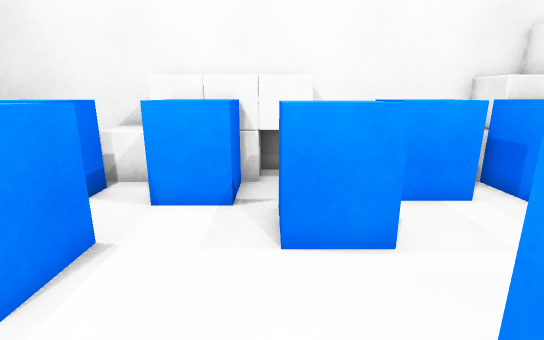
View 1 (above)

16 first-person views from a walk through a scene from a Unity 3-D project. The camera is 1.3 m above the floor, tilts 14° down and sees 85° across. The floor is counted in squares, 0.5 m on a side. Each view is taken from the middle of a square. On the plan, view 1 faces up. The plan holds only what a view shows up to about 19 squares ahead; the rest is blank. The player is left out.

View 2
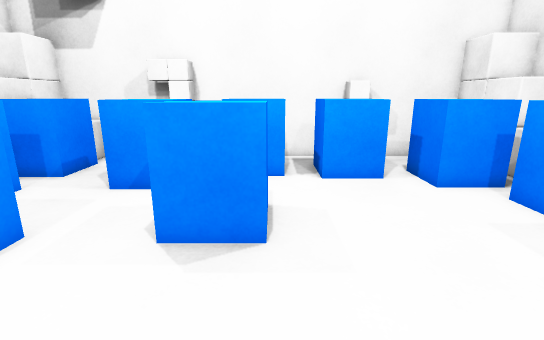

View 3
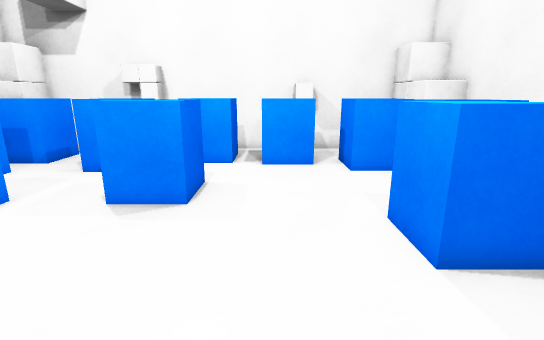

View 4
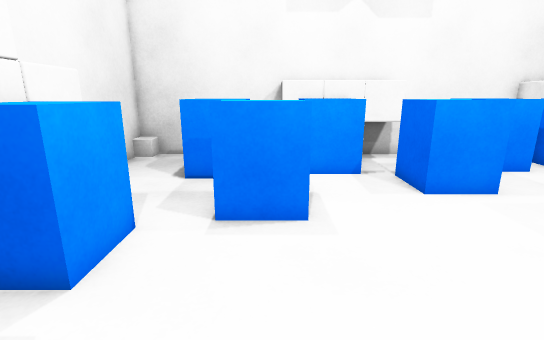

View 5
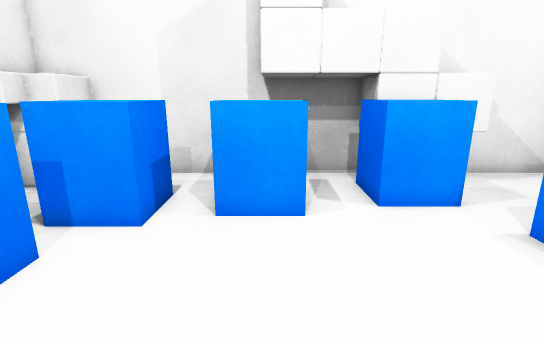

View 6
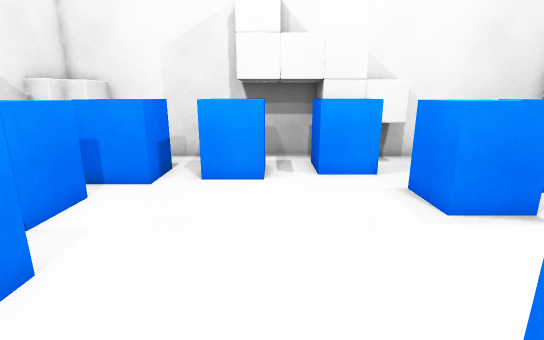

View 7
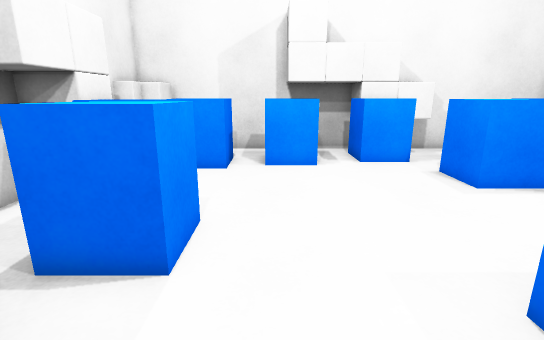

View 8
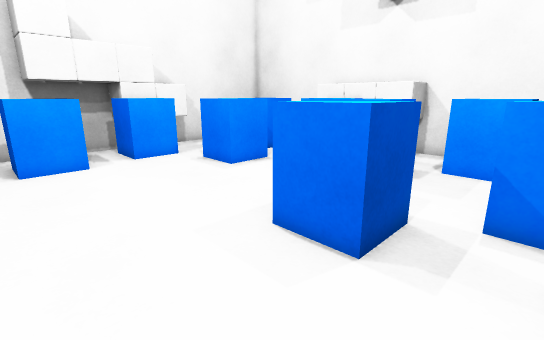

View 9
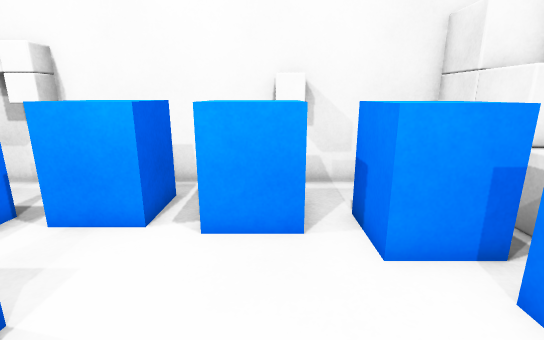

View 10
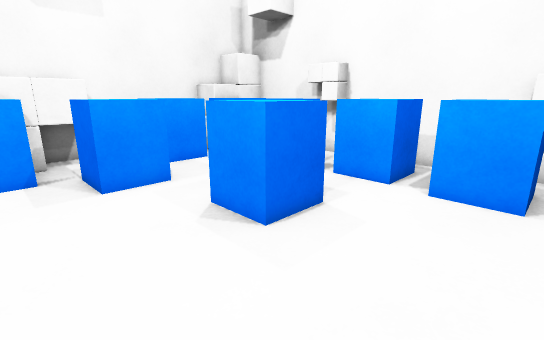

View 11
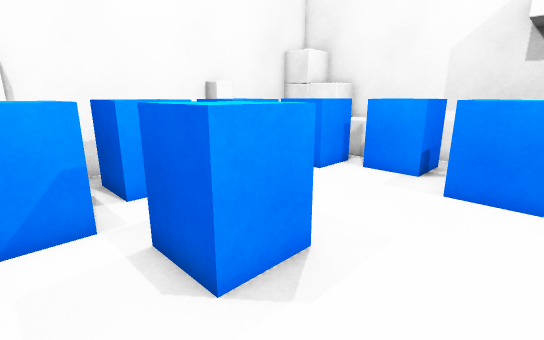

View 12
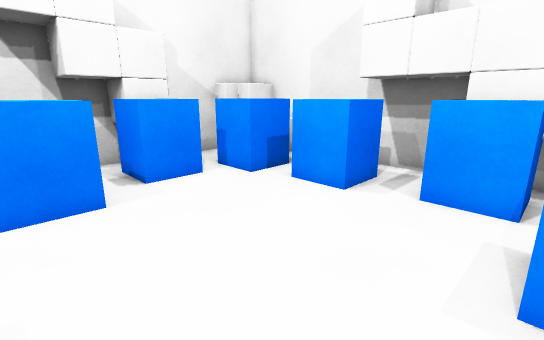

View 13
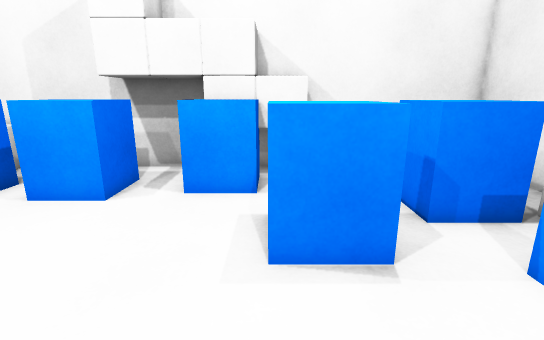

View 14
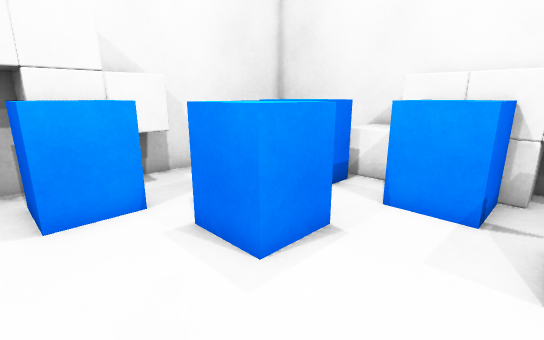

View 15
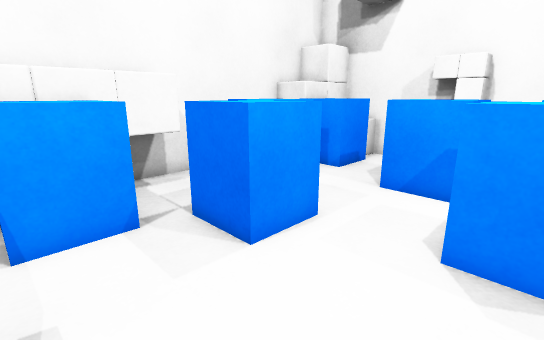

View 16
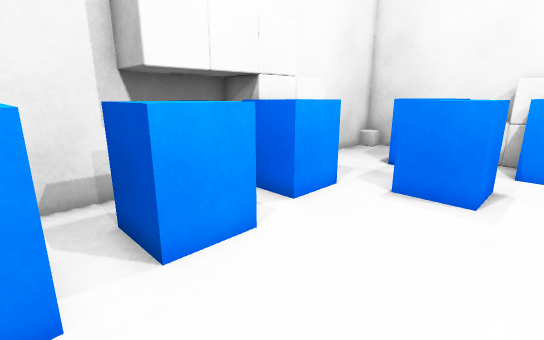

### Floor plan
Points are (right, up) in squares from view 1. A wall is a line through its corners. A room is listed if a view was taken in it or the views show most of it. See-through windows are left out.
Room 1 (views 1, 2, 3, 4, 5, 6, 7, 8, 9, 10, 11, 12, 13, 14, 15, 16)
walls: (-8.4, 4.1) (-8.4, -2.3) (-10, -2.3); (1.2, 10.5) (1.2, 8.9) (-5.2, 8.9); (-4.4, -7.9) (-1.2, -7.9); (-10, 0.1) (-10, -8.5); (5.1, -7.9) (10, -7.9) (10, 3.3) (9.2, 3.3) (9.2, 4.9); (10, 3.8) (10, 8.9) (6.8, 8.9) (6.8, 10.5); (9.2, -3.9) (9.2, -3.1) (10, -3.1); (6.8, -8.5) (6.8, -7.9); (8.4, 10.5) (-10, 10.5) (-10, 2.5); (-10, -7.9) (-8.4, -7.9)
low walls: (10, 7.3) (9, 7.3)
objects: other object (-8, -7) to (-6, -5); other object (-8, -3) to (-6, -1); other object (-8, 1) to (-7, 3); other object (-7, 6) to (-5, 8); other object (-5, 3) to (-3, 5); other object (-4, -7) to (-2, -6); other object (-3, 7) to (-1, 8); other object (-1, -7) to (1, -5); other object (0, 5) to (2, 7); other object (2, -8) to (4, -6); other object (2, 0) to (4, 2); other object (3, 7) to (5, 9); other object (5, -7) to (7, -5); other object (5, 3) to (7, 5); other object (6, -4) to (8, -2); other object (6, 7) to (8, 8); other object (7, 0) to (9, 2)

Where each view was taken, in squares from view 1:
view 1: 0 up, 0 right, facing up
view 2: 0 up, 3 left, facing right
view 3: 2 down, 5 left, facing right
view 4: 3 down, 4 left, facing up
view 5: 2 down, 0 right, facing left
view 6: 1 down, 3 right, facing left
view 7: 3 down, 5 right, facing left
view 8: 4 down, 6 right, facing up-left
view 9: 3 down, 1 right, facing right
view 10: 4 down, 2 left, facing up-right
view 11: 4 up, 1 left, facing down-right
view 12: 3 up, 1 right, facing down-left
view 13: 3 up, 1 right, facing left
view 14: 0 up, 0 right, facing up-left
view 15: 1 up, 3 left, facing up-right
view 16: 5 down, 2 left, facing up-left
